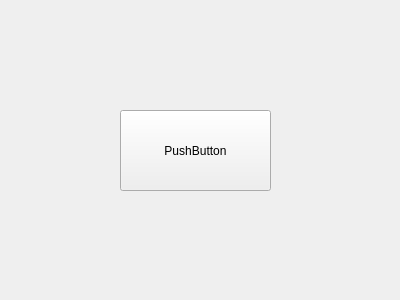
<?xml version="1.0" encoding="UTF-8"?>
<ui version="4.0">
 <class>Form</class>
 <widget class="QWidget" name="Form">
  <property name="geometry">
   <rect>
    <x>0</x>
    <y>0</y>
    <width>400</width>
    <height>300</height>
   </rect>
  </property>
  <property name="windowTitle">
   <string>Form</string>
  </property>
  <widget class="QPushButton" name="pushButton">
   <property name="geometry">
    <rect>
     <x>120</x>
     <y>110</y>
     <width>151</width>
     <height>81</height>
    </rect>
   </property>
   <property name="text">
    <string>PushButton</string>
   </property>
  </widget>
 </widget>
 <resources/>
 <connections/>
</ui>
